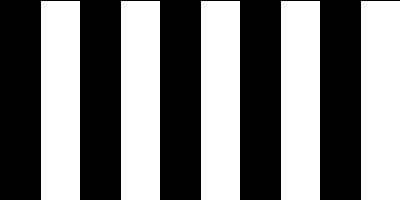
Frame 1 (no input)
Frame 60 (the mouse pressed at the canvas centre just before this capture): identical to frame 1, image omitted
Frame 120 (the mouse held since frame 60 and released just before this capture): identical to frame 1, image omitted

The Processing sketch that drew this single still picture (run headless with seeded random() and noise(); from frame 60 on, the mouse is pressed at the canvas centre):

// Processing sketch: ej11c_barrasConFor_modulo
// ── ej11c_barrasConFor_modulo.pde

//Estructuras repetitivas: CICLO FOR

int tamAncho;

void setup(){
  size( 400, 200 );
  
  tamAncho = width / 10;

}

void draw(){
  
  /* SINTAXIS CICLO FOR
  
  for(iniciador ; condición ; actualización){
    acciones;
  }
  
  */
  
  //ciclo for que se repite 10 veces: i = 0 hasta 9
  for( int i = 0 ; i < 10 ; i++ ){
    if( i%2 == 0 )  //evalua si el indice (i) es par con MODULO
      fill( 0 );
    else
      fill( 255 );
    rect( i*tamAncho, 0, tamAncho, height );
  }
  
  
  //modulo = %
  
  //condicion si es par
  //(i%2 == 0)
  
  //condicion si es impar
  //(i%2 == 1)

}
